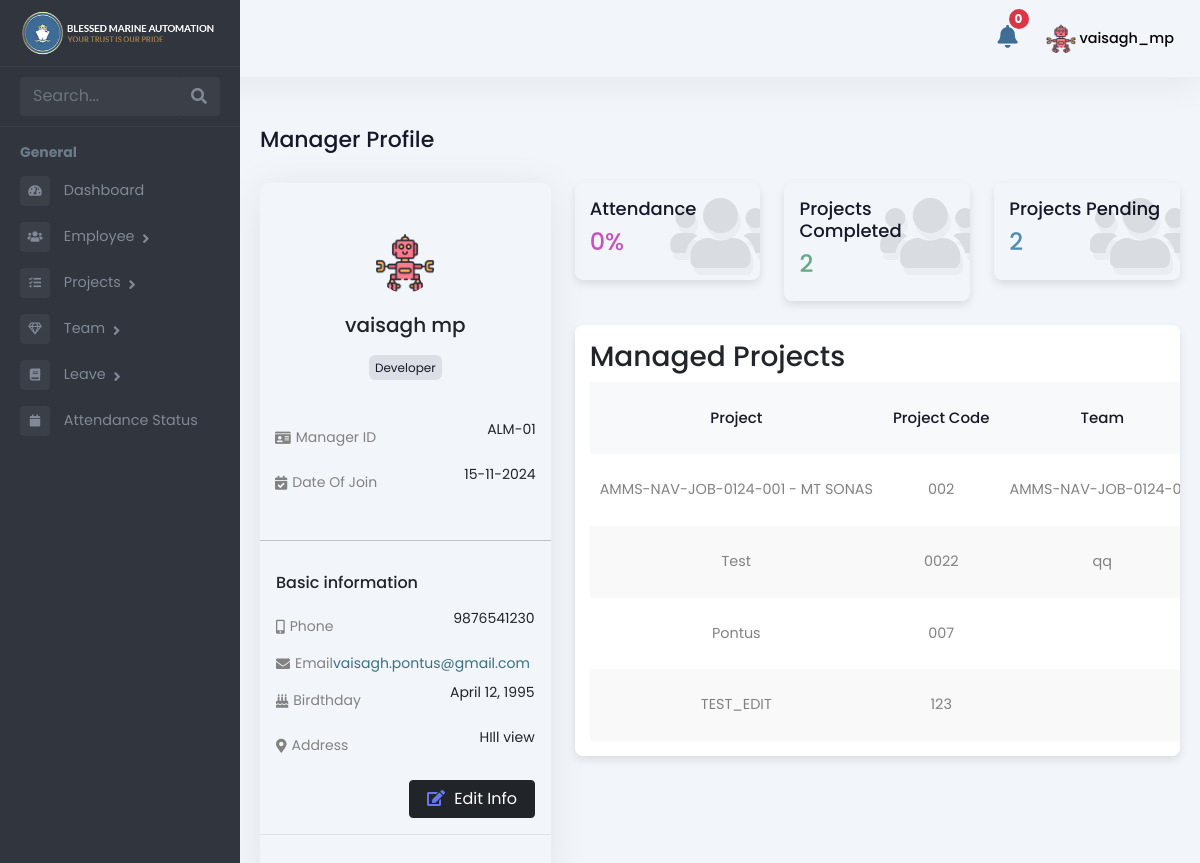
The app's page /manager/manager/profile/ (signed in), older data.
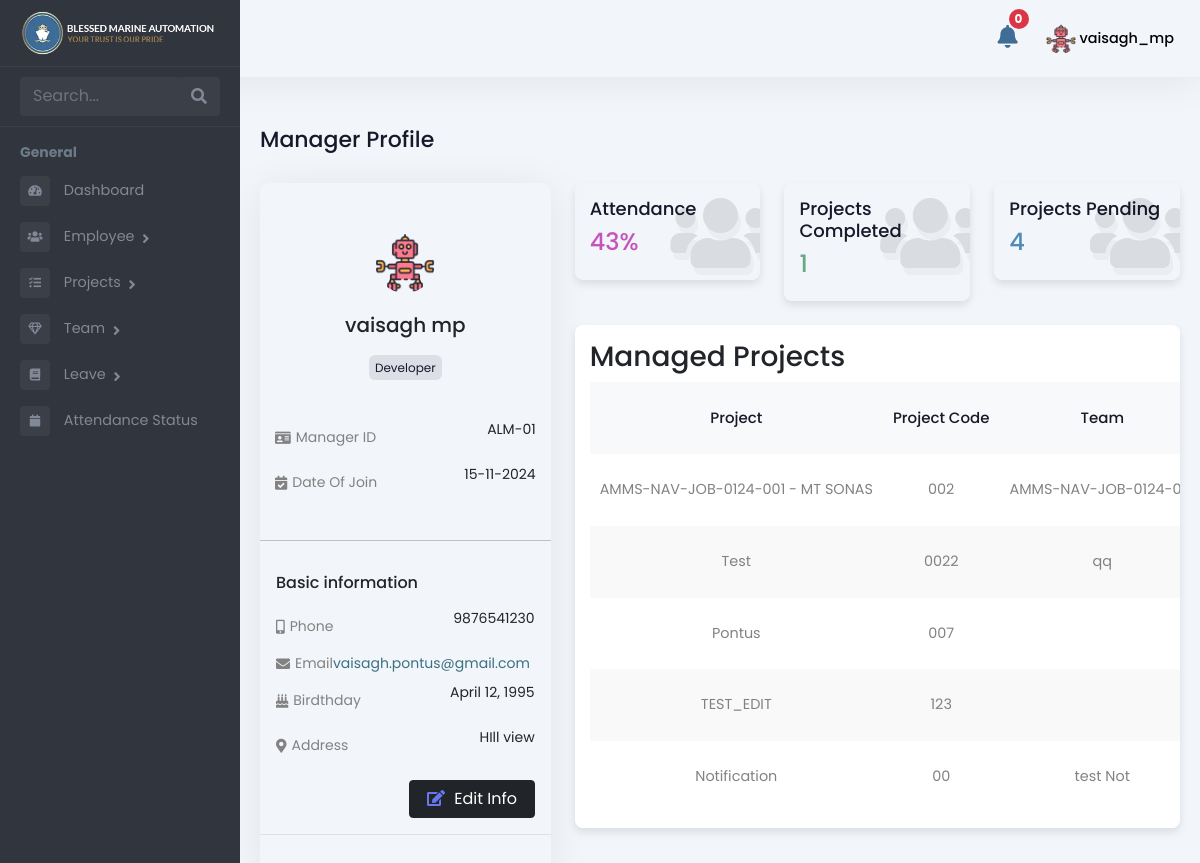
The same page, newer data.
### Admin/models.py (models this page shows, shortened)
class Team(models.Model):
    name = models.CharField(max_length=255)
    manager = models.ForeignKey(
        'Employee', on_delete=models.CASCADE, related_name='managed_teams',
        limit_choices_to={'is_manager': True}
    )
    employees = models.ManyToManyField(
        'Employee', related_name='teams_assigned',
        limit_choices_to={'is_employee': True}
    )
    project = models.ForeignKey(
        'Project', on_delete=models.CASCADE, related_name='teams'
    )

class Project(models.Model):
    STATUS_CHOICES = [
        ('PENDING', 'Pending'),
        ('ASSIGN', 'Assign'),
        ('ONGOING', 'Ongoing'),
        ('HOLD', 'Hold'),
        ('CANCELLED', 'Cancelled'),
        ('COMPLETED', 'Completed'),
    ]
    CATEGORY_CHOICES = [
        ('OVERSEAS', 'Overseas'),
        ('ANCHORAGE', 'Anchorage'),
        ('HOLIDAY_WORKING', 'Holiday Working'),
    ]
    PRIORITY_CHOICES = [
        ('HIGH', 'High'),
        ('MEDIUM', 'Medium'),
        ('LOW', 'Low'),
    ]
    name = models.CharField(max_length=255)
    code = models.CharField(max_length=100, unique=True)
    client_name = models.CharField(max_length=255, default="", blank=True)
    purchase_and_expenses = models.DecimalField(
        max_digits=12, decimal_places=2, default=0.00)
    invoice_amount = models.DecimalField(
        max_digits=12, decimal_places=2, default=0.00)
    currency_code = models.CharField(max_length=10, default="AED")
    status = models.CharField(
        max_length=100, choices=STATUS_CHOICES, default='PENDING')
    category = models.CharField(
        max_length=50, choices=CATEGORY_CHOICES, default='OVERSEAS')
    priority = models.CharField(max_length=10, choices=PRIORITY_CHOICES, default='MEDIUM')
    job_description = models.TextField(blank=True, null=True)
    manager = models.ForeignKey(
        'Employee', on_delete=models.SET_NULL, null=True, blank=True, related_name='managed_projects',
        limit_choices_to={'is_manager': True}
    )
    created_at = models.DateTimeField(auto_now_add=True)
    deadline_date = models.DateField(null=True, blank=True)
    attachment = models.FileField(upload_to='project_attachments/', blank=True, null=True)

### manager/views.py (the view)
# urls.py: path('manager/profile/', views.manager_profile, name='manager_profile'),
@login_required
def manager_profile(request):
    manager = get_object_or_404(Employee, user=request.user, is_manager=True)
    teams = Team.objects.filter(manager=manager).prefetch_related('employees')
    projects = Project.objects.filter(manager=manager)
    total_employees = sum(team.employees.count() for team in teams)
    current_year = date.today().year
    current_month = date.today().month
    total_days_in_month = monthrange(current_year, current_month)[1]
    employee_attendance_records = Attendance.objects.filter(
        employee__teams_assigned__manager=manager,
        login_time__year=current_year,
        login_time__month=current_month
    ).count()
    approved_attendance_records = Attendance.objects.filter(
        employee__teams_assigned__manager=manager,
        status='APPROVED',
        login_time__year=current_year,
        login_time__month=current_month
    ).count()
    attendance_percentage = (
        (approved_attendance_records / total_days_in_month) * 100
        if employee_attendance_records > 0
        else 0
    )
    completed_projects = projects.filter(status='COMPLETED').count()
    pending_projects = projects.exclude(status='COMPLETED').count()
    managed_projects = [
        {
            "name": project.name,
            "code": project.code,
            "status": project.status,
            "team": project.teams.first(),  # Fetch first assigned team
        }
        for project in projects
    ]
    context = {
        "manager": manager,
        "teams": teams,
        "total_employees": total_employees,
        "attendance_percentage": round(attendance_percentage, 1),
        "completed_projects": completed_projects,
        "pending_projects": pending_projects,
        "managed_projects": managed_projects,
    }
    return render(request, 'Manager/manager_profile.html', context)

### templates/Manager/manager_profile.html (shortened to what the changed rows need)
{% extends 'Manager/managerbase.html' %}
{% load static %}
{% block content %}
<div class="emply-profile-wraper">
    <div class="pg-title">
      <h1>Manager Profile</h1>
    </div>
    <div class="row">
      <div class="col-lg-8">
        <div class="emp-status-col">
          <div class="row mb-4">
            <div class="col-lg-4 col-md-4">
              <div class="status-wdgt">
                <h5>Attendance</h5>
                <h6 style="color: #c554bc">{{ attendance_percentage|floatformat:0 }}%</h6>
                <div class="wdgt-bg-icons"><i class="fas fa-users"></i></div>
              </div>
            </div>
            <div class="col-lg-4 col-md-4">
              <div class="status-wdgt">
                <h5>Projects Completed</h5>
                <h6 style="color: #65a986">{{ completed_projects }}</h6>
                <div class="wdgt-bg-icons"><i class="fas fa-users"></i></div>
              </div>
            </div>
            <div class="col-lg-4 col-md-4">
              <div class="status-wdgt">
                <h5>Projects Pending</h5>
                <h6 style="color: #4f8bb7">{{ pending_projects }}</h6>
                <div class="wdgt-bg-icons"><i class="fas fa-users"></i></div>
              </div>
            </div>
          </div>
          <div class="widget-box table-wdgt">
            <table id="employee-prjct-table">
              <thead>
                <tr>
                  <th>Project</th>
                  <th>Project Code</th>
                  <th>Team</th>
                </tr>
              </thead>
              <tbody>
                {% for project in managed_projects %}
                <tr>
                  <td><a href="#">{{ project.name }}</a></td>
                  <td>{{ project.code }}</td>
                  <td>{{ project.team.name }}</td>
                </tr>
                {% endfor %}
              </tbody>
            </table>
          </div>
        </div>
      </div>
    </div>
  </div>
{% endblock %}

Row changes from the older to the newer data that the page shows:
added Team: name "Notification", code "00", team.name "test Not"
Text that changed along with them:
{{ attendance_percentage|floatformat:0 }}: "0" → "43"
{{ completed_projects }}: "2" → "1"
{{ pending_projects }}: "2" → "4"
